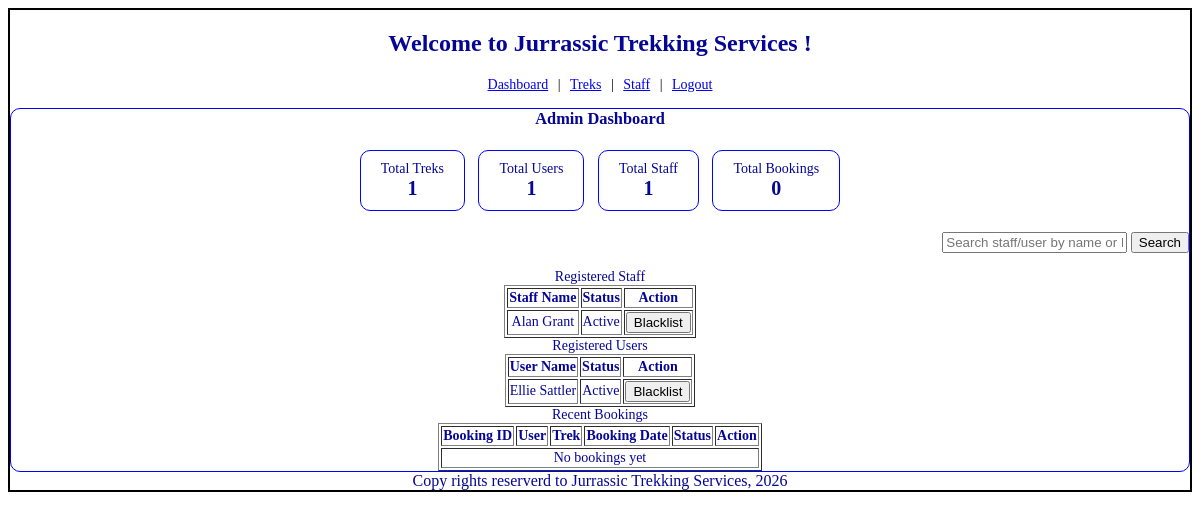
Page /admin/ (signed in) on the earlier database version.
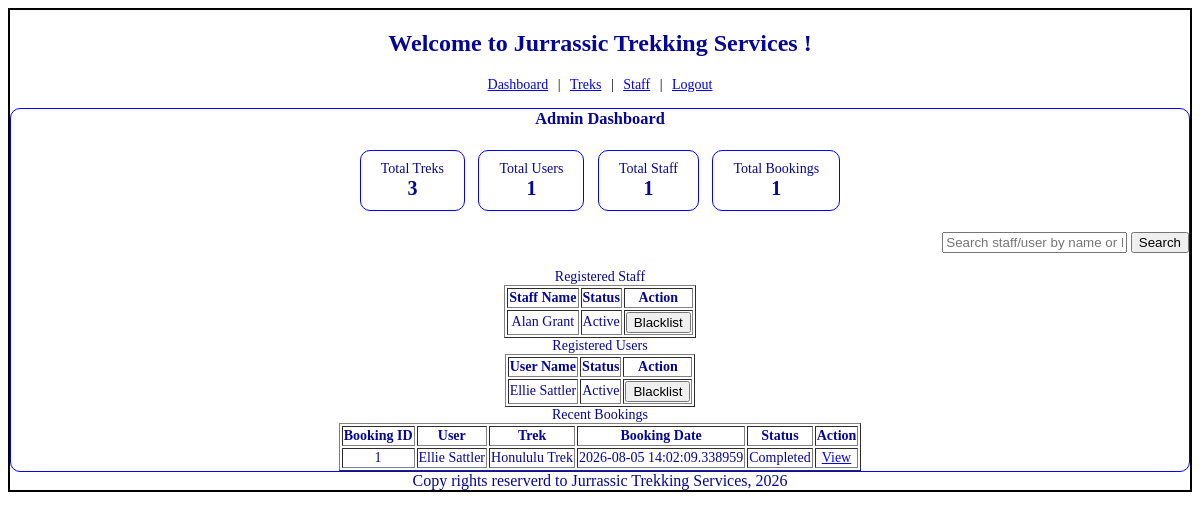
Same page on the later database version.
### models.py (models this page shows)
class user(db.Model):
    user_id = db.Column(db.Integer, primary_key=True)
    full_name = db.Column(db.String, nullable=False)  # changed True -> False, signup form now always collects this
    email = db.Column(db.String, unique=True, nullable=False)
    password = db.Column(db.String, nullable=False)
    role = db.Column(db.String, nullable=False)
    status = db.Column(db.String, nullable=False , default="Active")
    created_at = db.Column(db.DateTime, nullable=False, default=datetime.utcnow)
    staff_profile = db.relationship(
        'staff_profile', backref='user', uselist=False, cascade="all, delete-orphan"
    )
    trekker = db.relationship(
        'trekker', backref='user', uselist=False, cascade="all, delete-orphan"
    )

class booking(db.Model):
    booking_id = db.Column(db.Integer, primary_key=True)
    trekker_id = db.Column(db.Integer, db.ForeignKey('trekker.trekker_id'), nullable=False)
    trek_id = db.Column(db.Integer, db.ForeignKey('trek.trek_id'), nullable=False)
    booking_date = db.Column(db.DateTime, nullable=False, default=datetime.utcnow)
    booking_status = db.Column(db.String, nullable=False, default="Booked")
    payment_status = db.Column(db.String, nullable=False, default="Unpaid")
    trek_history = db.relationship(
        'trek_history', backref='booking', uselist=False, cascade="all, delete-orphan"
    )

class trek(db.Model):
    trek_id = db.Column(db.Integer, primary_key=True)
    trek_name = db.Column(db.String, nullable=False)
    location = db.Column(db.String, nullable=False)
    difficulty = db.Column(db.String, nullable=False)
    duration_days = db.Column(db.Integer, nullable=False)
    start_date = db.Column(db.Date, nullable=False)
    end_date = db.Column(db.Date, nullable=False)
    available_slots = db.Column(db.Integer, nullable=False)
    assigned_staff_id = db.Column(db.Integer, db.ForeignKey('staff_profile.staff_id'))
    status = db.Column(db.String, nullable=False, default="Pending")
    created_at = db.Column(db.DateTime, nullable=False, default=datetime.utcnow)
    bookings = db.relationship('booking', backref='trek', lazy=True)

### controller.py (the view, shortened to what this page needs)
@app.route("/admin/")
def admin_console():
  if session.get('role') != 'Admin':
    return redirect(url_for('signin'))
  q = request.args.get('q', '')
  staff_query = user.query.filter_by(role="Staff")
  trekker_query = user.query.filter_by(role="Trekker")
  staff_list = staff_query.all()
  trekker_list = trekker_query.all()
  recent_bookings = booking.query.order_by(booking.booking_date.desc()).limit(5).all()
  return render_template("admin_dashboard.html",
    total_treks=trek.query.count(),
    total_users=user.query.filter_by(role="Trekker").count(),
    total_staff=user.query.filter_by(role="Staff").count(),
    total_bookings=booking.query.count(),
    staff_list=staff_list,
    trekker_list=trekker_list,
    recent_bookings=recent_bookings,
    q=q)

### templates/admin_dashboard.html
{% extends "base.html" %}
{% block content %}
    <div class="navlinks">
        <a href="/admin/">Dashboard</a> |
        <a href="/admin/treks">Treks</a> |
        <a href="/admin/staff">Staff</a> |
        <a href="/logout">Logout</a>
    </div>
    <div class="dashboard-form">
        <h3 class="center">Admin Dashboard</h3><br>
        <div class="center">
            <div class="stat-box">Total Treks<br><b>{{total_treks}}</b></div>
            <div class="stat-box">Total Users<br><b>{{total_users}}</b></div>
            <div class="stat-box">Total Staff<br><b>{{total_staff}}</b></div>
            <div class="stat-box">Total Bookings<br><b>{{total_bookings}}</b></div>
        </div>
        <br>
        <form method="GET" action="/admin/" style="text-align:right;">
            <input type="text" name="q" value="{{q}}" placeholder="Search staff/user by name or ID">
            <input type="submit" value="Search">
        </form>
        <br>
        <table class="center" name="Staff" border="1">
        <caption>Registered Staff</caption>
        <tr>
            <th>Staff Name</th>
            <th>Status</th>
            <th>Action</th>
        </tr>
        {% for s in staff_list %}
        <tr>
            <td>{{s.full_name}}</td>
            <td>{{s.status}}</td>
            <td>
                <form method="POST" action="/toggle_status/{{s.user_id}}" style="display:inline;">
                    <input type="submit" value="{{ 'Blacklist' if s.status=='Active' else 'Activate' }}">
                </form>
            </td>
        </tr>
        {% else %}
        <tr><td colspan="3">No staff registered yet</td></tr>
        {% endfor %}
        </table>
        <table class="center" name="Users" border="1">
        <caption>Registered Users</caption>
        <tr>
            <th>User Name</th>
            <th>Status</th>
            <th>Action</th>
        </tr>
        {% for u in trekker_list %}
        <tr>
            <td>{{u.full_name}}</td>
            <td>{{u.status}}</td>
            <td>
                <form method="POST" action="/toggle_status/{{u.user_id}}" style="display:inline;">
                    <input type="submit" value="{{ 'Blacklist' if u.status=='Active' else 'Activate' }}">
                </form>
            </td>
        </tr>
        {% else %}
        <tr><td colspan="3">No users registered yet</td></tr>
        {% endfor %}
        </table>
        <table class="center" name="Recent Bookings" border="1">
        <caption>Recent Bookings</caption>
        <tr>
            <th>Booking ID</th>
            <th>User</th>
            <th>Trek</th>
            <th>Booking Date</th>
            <th>Status</th>
            <th>Action</th>
        </tr>
        {% for b in recent_bookings %}
         <tr>
            <td>{{b.booking_id}}</td>
            <td>{{b.trekker.user.full_name}}</td>
            <td>{{b.trek.trek_name}}</td>
            <td>{{b.booking_date}}</td>
            <td>{{b.booking_status}}</td>
            <td><a href="/admin/booking/{{b.booking_id}}">View</a></td>
         </tr>
        {% else %}
        <tr><td colspan="6">No bookings yet</td></tr>
        {% endfor %}
        </table>
    </div>
{% endblock %}

Differences in the rows shown:
added booking: booking_id "1", trekker.user.full_name "Ellie Sattler", trek.trek_name "Honululu Trek", booking_date "2026-08-05 14:02:09.338959", booking_status "Completed"
Other differences:
{{ total_treks }}: "1" → "3"
{{ total_bookings }}: "0" → "1"
text no longer shown: "No bookings yet"
